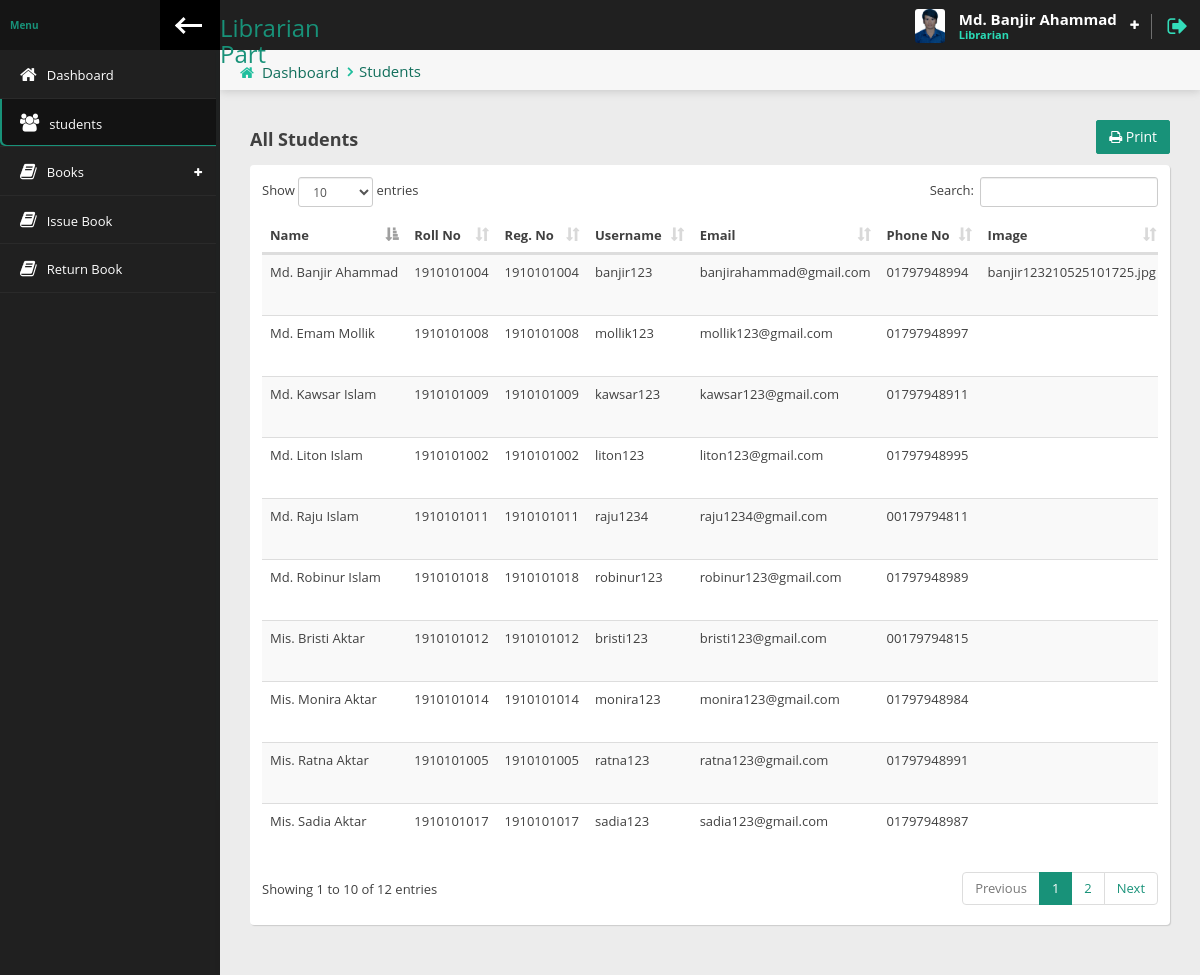
The app's page /librarian/students.php (signed in) with its own data.
### tables this page shows
CREATE TABLE IF NOT EXISTS `librarian` (
  `id` int(3) NOT NULL AUTO_INCREMENT,
  `fname` varchar(50) NOT NULL,
  `lname` varchar(50) NOT NULL,
  `username` varchar(50) NOT NULL,
  `email` varchar(100) NOT NULL,
  `password` varchar(100) NOT NULL,
  `phone_number` int(20) NOT NULL,
  `photo` varchar(100) DEFAULT NULL,
  `address` varchar(300) NOT NULL,
  `datetime` timestamp NOT NULL DEFAULT current_timestamp(),
  `status` int(1) NOT NULL,
  PRIMARY KEY (`id`),
  UNIQUE KEY `username` (`username`),
  UNIQUE KEY `email` (`email`),
  UNIQUE KEY `phone_number` (`phone_number`),
  UNIQUE KEY `phone_number_2` (`phone_number`),
  UNIQUE KEY `phone_number_3` (`phone_number`)
);

CREATE TABLE IF NOT EXISTS `students` (
  `id` int(8) NOT NULL AUTO_INCREMENT,
  `fname` varchar(50) NOT NULL,
  `lname` varchar(50) NOT NULL,
  `roll` int(10) NOT NULL,
  `reg` varchar(10) NOT NULL,
  `email` varchar(50) NOT NULL,
  `username` varchar(50) NOT NULL,
  `password` varchar(100) NOT NULL,
  `phoneno` varchar(11) NOT NULL,
  `photo` varchar(50) DEFAULT NULL,
  `status` tinyint(1) NOT NULL DEFAULT 0,
  `datetime` timestamp NOT NULL DEFAULT current_timestamp(),
  `address` varchar(300) DEFAULT NULL,
  PRIMARY KEY (`id`),
  UNIQUE KEY `reg` (`reg`),
  UNIQUE KEY `email` (`email`),
  UNIQUE KEY `roll` (`roll`),
  UNIQUE KEY `username` (`username`),
  UNIQUE KEY `username_2` (`username`)
);

### librarian/students.php (the view, shortened to what this page needs)
<?php require_once('header.php') ?>
                <div class="content-header">
                    <div class="leftside-content-header">
                        <ul class="breadcrumbs">
                            <li><i class="fa fa-home" aria-hidden="true"></i><a href="#">Dashboard</a></li>
                            <li><a href="javascript:avoid(0)">Students</a></li>
                        </ul>
                    </div>
                </div>
                <div class="row animated fadeInUp">
                    <div class="col-sm-12">
                        <div class="pull-left">
                          <h4 class="section-subtitle"><b>All Students</b></h4>
                        </div>
                        <div class="pull-right">
                          <a href="print_all_student.php" target="_blank" type="button"  class="btn btn-primary" > <i class="fa fa-print"></i> Print</a>
                        </div>
                        <div class="clearfix"></div>
                        <div class="panel">
                            <div class="panel-content">
                                <div class="table-responsive">
                                    <table id="basic-table" class="data-table table table-striped nowrap table-hover" cellspacing="0" width="100%">
                                        <thead>
                                          <tr>
                                              <th>Name</th>
                                              <th>Roll No</th>
                                              <th>Reg. No</th>
                                              <th>Username</th>
                                              <th>Email</th>
                                              <th>Phone No</th>
                                              <th>Image</th>
                                          </tr>
                                        </thead>
                                        <tbody>
                                          <?php
                                            $result = mysqli_query($dbcon,"SELECT * FROM `students`");
                                            while ($row = mysqli_fetch_assoc($result)) {
                                          ?>
                                        <tr>
                                            <td><?= $row['fname'].' '.$row['lname']?></td>
                                            <td><?= $row['roll']?></td>
                                            <td><?= $row['reg']?></td>
                                            <td><?= $row['username']?></td>
                                            <td><?= $row['email']?></td>
                                            <td><?= $row['phoneno']?></td>
                                            <td><?= $row['photo']?></td>
                                        </tr>
                                        <?php } ?>
                                        </tbody>
                                    </table>
                                </div>
                            </div>
                        </div>
                    </div>
                </div>
<?php require_once('footer.php') ?>

### librarian/header.php (shortened to what this page needs)
<?php
  $page = explode('/',$_SERVER['PHP_SELF']);
  $page = end($page);
  require_once('../dbcon.php');
  $librarian_login = $_SESSION['librarian_username'];
  $user  = mysqli_query($dbcon,"SELECT * FROM `librarian` WHERE `username` = '$librarian_login' ");
  $user = mysqli_fetch_assoc($user);
 ?>
<!doctype html>
<html lang="en" class="fixed left-sidebar-top">
  <head>
    <link href="../assets/vendor/pace/pace-theme-minimal.css" rel="stylesheet" />
    <link rel="stylesheet" href="../assets/vendor/bootstrap/css/bootstrap.css">
    <link rel="stylesheet" href="../assets/vendor/font-awesome/css/font-awesome.css">
    <link rel="stylesheet" href="../assets/vendor/animate.css/animate.css">
    <link rel="stylesheet" href="../assets/vendor/toastr/toastr.min.css">
    <link rel="stylesheet" href="../assets/vendor/magnific-popup/magnific-popup.css">
    <link rel="stylesheet" href="../assets/vendor/data-table/media/css/dataTables.bootstrap.min.css">
    <link rel="stylesheet" href="../assets/stylesheets/css/style.css">
    <link rel="stylesheet" href="../assets/stylesheets/css/style1.css">
  </head>
  <body>
    <div class="wrap">
        <div class="page-header">
            <div class="leftside-header">
                <div class="logo">
                    <a href="index.php" class="on-click">
                        <h3>Librarian Part</h3>
                    </a>
                </div>
            </div>
            <div class="rightside-header">
                <div class="header-section" id="user-headerbox">
                    <div class="user-header-wrap">
                        <div class="user-photo">
                            <?php if ($user['photo']==""){ ?>
                              <img alt="profile photo" src="../images/librarians/avatar.jpg" />
                            <?php } else {  ?>
                              <img alt="profile photo" src="../images/librarians/<?= $user['photo']; ?>">
                            <?php } ?>
                        </div>
                        <div class="user-info">
                            <span class="user-name"><?= ucwords($user['fname']).' '.ucwords($user['lname']) ?></span>
                            <span class="user-profile">Librarian</span>
                        </div>
                        <i class="fa fa-plus icon-open" aria-hidden="true"></i>
                    </div>
                </div>
                <div class="header-section">
                    <a href="logout.php" data-toggle="tooltip" data-placement="left" title="Logout"><i class="fa fa-sign-out log-out" aria-hidden="true"></i></a>
                </div>
            </div>
        </div>
        <div class="page-body">
            <div class="left-sidebar">
                <div class="left-sidebar-header">
                    <div class="left-sidebar-title">Menu</div>
                    <div class="left-sidebar-toggle c-hamburger c-hamburger--htla hidden-xs" data-toggle-class="left-sidebar-collapsed" data-target="html">
                        <span></span>
                    </div>
                </div>
                <div id="left-nav" class="nano">
                    <div class="nano-content">
                        <nav>
                            <ul class="nav nav-left-lines" id="main-nav">
                                <li class="<?= $page == 'index.php'?'active-item':''  ?>"><a href="index.php"><i class="fa fa-home" aria-hidden="true"></i><span>Dashboard</span></a></li>
                                <li class="<?= $page == 'students.php'?'active-item':''  ?>"><a href="students.php"><i class="fa fa-users" aria-hidden="true"></i><span>students</span></a></li>
                                <li class="has-child-item close-item <?= $page == 'managebooks.php'?'open-item':''  ?> <?= $page == 'addbooks.php'?'open-item':''  ?>">
                                    <a><i class="fa fa-book" aria-hidden="true"></i><span>Books</span></a>
                                </li>
                                <li class="<?= $page == 'issue-book.php'?'active-item':''  ?>"><a href="issue-book.php"><i class="fa fa-book" aria-hidden="true"></i><span>Issue Book</span></a></li>
                                <li class="<?= $page == 'return_book.php'?'active-item':''  ?>"><a href="return_book.php"><i class="fa fa-book" aria-hidden="true"></i><span>Return Book</span></a></li>
                            </ul>
                        </nav>
                    </div>
                </div>
            </div>
            <div class="content">

### librarian/footer.php (shortened to what this page needs)
</div>
</div>
</div>
</body>
</html>

### records on screen
librarian: photo (picture), fname "Md. Banjir", lname "Ahammad"
students: fname "Md. Banjir", lname "Ahammad", roll "1910101004", reg "1910101004", username "banjir123", email "banjirahammad@gmail.com", phoneno "01797948994", photo "banjir123210525101725.jpg"
students: fname "Mis. Ratna", lname "Aktar", roll "1910101005", reg "1910101005", username "ratna123", email "ratna123@gmail.com", phoneno "01797948991"
students: fname "Md. Liton", lname "Islam", roll "1910101002", reg "1910101002", username "liton123", email "liton123@gmail.com", phoneno "01797948995"
students: fname "Md. Emam", lname "Mollik", roll "1910101008", reg "1910101008", username "mollik123", email "mollik123@gmail.com", phoneno "01797948997"
students: fname "Md. Kawsar", lname "Islam", roll "1910101009", reg "1910101009", username "kawsar123", email "kawsar123@gmail.com", phoneno "01797948911"
students: fname "Md. Raju", lname "Islam", roll "1910101011", reg "1910101011", username "raju1234", email "raju1234@gmail.com", phoneno "00179794811"
students: fname "Mis. Bristi", lname "Aktar", roll "1910101012", reg "1910101012", username "bristi123", email "bristi123@gmail.com", phoneno "00179794815"
students: fname "Mis. Monira", lname "Aktar", roll "1910101014", reg "1910101014", username "monira123", email "monira123@gmail.com", phoneno "01797948984"
students: fname "Mis. Sadia", lname "Aktar", roll "1910101017", reg "1910101017", username "sadia123", email "sadia123@gmail.com", phoneno "01797948987"
students: fname "Md. Robinur", lname "Islam", roll "1910101018", reg "1910101018", username "robinur123", email "robinur123@gmail.com", phoneno "01797948989"
